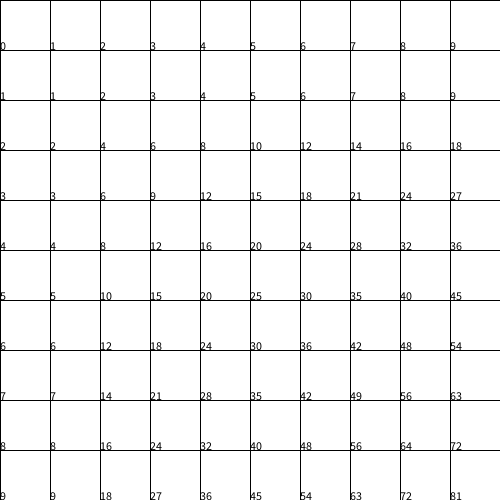
Frame 1 (no input)
Frame 60 (the mouse pressed at the canvas centre just before this capture): identical to frame 1, image omitted
Frame 120 (the mouse held since frame 60 and released just before this capture): identical to frame 1, image omitted

The Processing sketch that drew this single still picture (run headless with seeded random() and noise(); from frame 60 on, the mouse is pressed at the canvas centre):

// Processing sketch: Question_3
// ── Question_3.pde
//Times Table
int i = 0, j = 0;
float rect_width;

void setup() {
  size(500,500);
  rect_width = width/10;
  
  while (i < 10) {
    while (j < 10) {
      fill(255);
      rect(j*rect_width, i*rect_width, rect_width, rect_width);
      fill(0);
      if (i == 0) {
        text(j, j*rect_width, i*rect_width+rect_width);
      } else if (j == 0) {
        text(i, j*rect_width, i*rect_width+rect_width);
      } else {
      text(i*j, j*rect_width, i*rect_width+rect_width);
      }
      j++;
      
    }
    j = 0;
    i++;
  }
}


void draw() {
  
}
